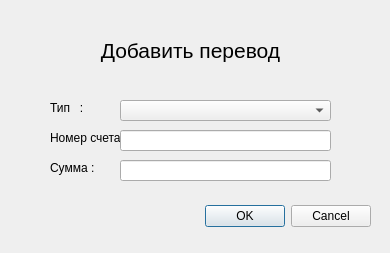
<?xml version="1.0" encoding="UTF-8"?>
<ui version="4.0">
 <class>NewTransferDialog</class>
 <widget class="QDialog" name="NewTransferDialog">
  <property name="geometry">
   <rect>
    <x>0</x>
    <y>0</y>
    <width>390</width>
    <height>253</height>
   </rect>
  </property>
  <property name="windowTitle">
   <string>Dialog</string>
  </property>
  <widget class="QLabel" name="label_4">
   <property name="geometry">
    <rect>
     <x>50</x>
     <y>130</y>
     <width>71</width>
     <height>16</height>
    </rect>
   </property>
   <property name="text">
    <string>Номер счета : </string>
   </property>
  </widget>
  <widget class="QLabel" name="label">
   <property name="geometry">
    <rect>
     <x>10</x>
     <y>20</y>
     <width>361</width>
     <height>61</height>
    </rect>
   </property>
   <property name="font">
    <font>
     <pointsize>16</pointsize>
    </font>
   </property>
   <property name="text">
    <string>Добавить перевод</string>
   </property>
   <property name="alignment">
    <set>Qt::AlignCenter</set>
   </property>
  </widget>
  <widget class="QLineEdit" name="account_number_lineEdit">
   <property name="geometry">
    <rect>
     <x>120</x>
     <y>130</y>
     <width>211</width>
     <height>21</height>
    </rect>
   </property>
  </widget>
  <widget class="QLabel" name="label_3">
   <property name="geometry">
    <rect>
     <x>50</x>
     <y>100</y>
     <width>71</width>
     <height>16</height>
    </rect>
   </property>
   <property name="text">
    <string>Тип   : </string>
   </property>
  </widget>
  <widget class="QDialogButtonBox" name="buttonBox">
   <property name="geometry">
    <rect>
     <x>50</x>
     <y>200</y>
     <width>321</width>
     <height>32</height>
    </rect>
   </property>
   <property name="orientation">
    <enum>Qt::Horizontal</enum>
   </property>
   <property name="standardButtons">
    <set>QDialogButtonBox::Cancel|QDialogButtonBox::Ok</set>
   </property>
  </widget>
  <widget class="QLabel" name="label_5">
   <property name="geometry">
    <rect>
     <x>50</x>
     <y>160</y>
     <width>71</width>
     <height>16</height>
    </rect>
   </property>
   <property name="text">
    <string>Сумма : </string>
   </property>
  </widget>
  <widget class="QLineEdit" name="cash_lineEdit">
   <property name="geometry">
    <rect>
     <x>120</x>
     <y>160</y>
     <width>211</width>
     <height>21</height>
    </rect>
   </property>
  </widget>
  <widget class="QComboBox" name="type_comboBox">
   <property name="geometry">
    <rect>
     <x>120</x>
     <y>100</y>
     <width>211</width>
     <height>21</height>
    </rect>
   </property>
  </widget>
 </widget>
 <resources/>
 <connections/>
</ui>
